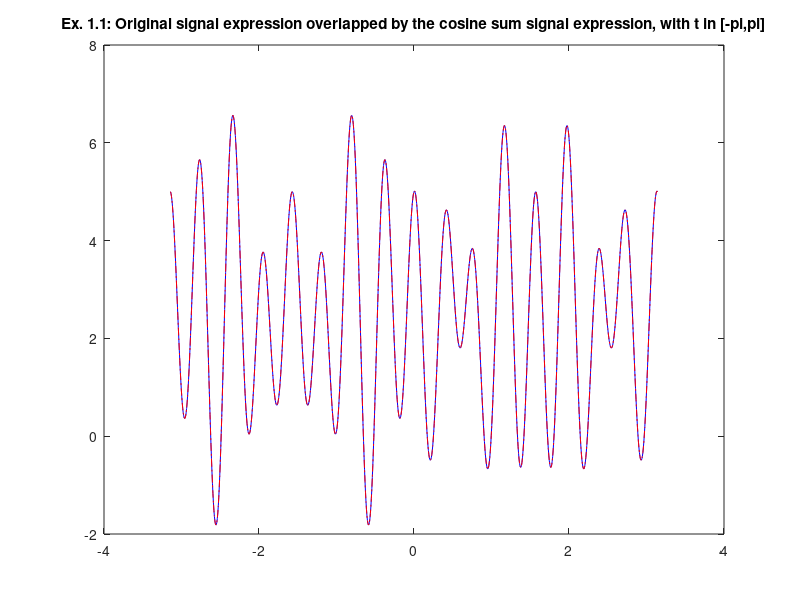
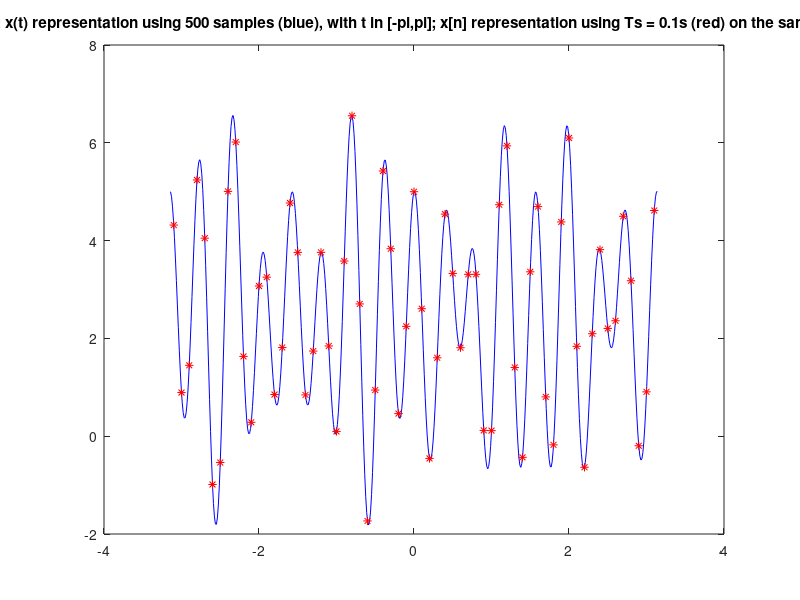

MATLAB code to generate these figures, in order: (Note: this script raises an error after producing the figures.)
% Ex. 1.
G = 25;
A1 = 2 * mod(G, 2);       % => A1 = 2
A2 = 3 * mod(G + 1, 2);   % => A2 = 0
A3 = 5 * mod(G, 2);		% => A3 = 5
A4 = 4 * mod(G + 1, 2);	% => A4 = 0
Wa = mod(G, 5) + 2;		% => Wa = 2
Wb = mod(G, 7) + 7;		% => Wb = 11
Wc = mod(G, 9) + 1;		% => Wc = 8

% x(t) = A1 * sin(Wa * t) * cos(Wb * t) + A2 * cos(Wa * t) * sin(Wb * t) + A3 * cos(Wc * t)^2 + A4 * sin(Wc * t)^2
% =>
% x(t) = 2 * sin(2 * t) * cos(11 * t) + 5 * cos(8 * t)^2

%% Ex. 1.1.
N_POINTS = 1000;
t_t = linspace(-pi, pi, N_POINTS);

x_t1 = 2 * sin(2 * t_t) .* cos(11 * t_t) + 5 .* cos(8 * t_t) .^ 2;
x_t2 = 5/2 * cos(0) + cos(9 * t_t + pi/2) + cos(13 * t_t + 3*pi/2) + 5/2 * cos(16 * t_t);

titl = 'Ex. 1.1: Original signal expression overlapped by the cosine sum signal expression, with t in [-pi,pi]';
figure('Name', titl);
plot(t_t, x_t1, 'b-', t_t, x_t2, 'r-.');
title(titl);

%% Ex. 1.2.
% x[n] = 5/2 * cos(0) + cos(9 * n * Ts + pi/2) + cos(13 * n * Ts + 3*pi/2) + 5/2 * cos(16 * n * Ts)

%% Ex. 1.3.
N_POINTS = 500;
Ts = 0.1;
t_t = linspace(-pi, pi, N_POINTS);
t_n = -floor(((pi-(-pi))/Ts)/2):1:floor(((pi-(-pi))/Ts)/2);

%%%
% Signal calculation using matrixes (for GPU-accelerated operations)
% Ci = [5/2 1 1 5/2];
% Wi = [0; 9; 13; 16];
% Ti = [0; pi/2; 3*pi/2; 0];
% x_t = Ci * cos(Wi * t_t + Ti * ones(size(t_t)));
%%%

x_t = 5/2 * cos(0) + cos(9 * t_t + pi/2) + cos(13 * t_t + 3*pi/2) + 5/2 * cos(16 * t_t);
x_n = 5/2 * cos(0) + cos(9 * t_n * Ts + pi/2) + cos(13 * t_n * Ts + 3*pi/2) + 5/2 * cos(16 * t_n * Ts);

titl = sprintf('Ex. 1.3: x(t) representation using %d samples (blue), with t in [-pi,pi]; x[n] representation using Ts = %.1fs (red) on the same interval', N_POINTS, Ts);
figure('Name', titl);
plot(t_t, x_t, 'b-', t_n * Ts, x_n, 'r*');
title(titl);

%% Ex.1.4.
MAX_ERROR = 0.001;

syms t;
x_1 = 5/2 * cos(0) + cos(9 * t + pi/2) + cos(13 * t + 3*pi/2) + 5/2 * cos(16 * t);

tic;
energy_t = int(x_1^2, t, -pi, pi); % assuming t is a real variable, abs() is redundant; therefore, it is removed, since it difficults the integral calculation
time_t = toc;
fprintf('x_1(t) exact energy value for t ∈ [-π,π]:\n\tvalue: %s ≈ %f\n\texecution_time: %fs\n\n', char(energy_t), double(energy_t), time_t);

tic;
[energy_trap, step_trap] = trapezoidenergy(x_1, -pi, pi, MAX_ERROR);
time_trap = toc;
fprintf('x_1(t) approximated energy value for t ∈ [-π,π] using the Trapezoid Rule (maximal error of %.3f):\n\tvalue: %f\n\tnecessary step: %f\n\texecution time: %fs\n', MAX_ERROR, energy_trap, step_trap, time_trap);

% TODO % TODO % TODO % TODO % TODO %
tic;
[energy_simpson, step_simpson] = simpsonenergy(x_1, -pi, pi, MAX_ERROR);
time_simpson = toc;
fprintf('x_1(t) approximated energy value for t ∈ [-π,π] using Simpson Rule (maximal error of %.3f):\n\tvalue: %f\n\tnecessary step: %f\n\texecution time: %fs\n', MAX_ERROR, energy_simpson, step_simpson, time_simpson);
% TODO % TODO % TODO % TODO % TODO %

%% Ex.1.5.
%%%
% Energy calculation using matrixes (for GPU-accelerated operations)
% energy_n = sum(abs(x_n).^2)
%%%

energy_n = 0;
for i=1:length(x_n),
    energy_n = energy_n + abs(x_n(i))^2;
end
fprintf('x_1[n] signal''s energy for the [-π,π] interval is %f.\n', energy_n);